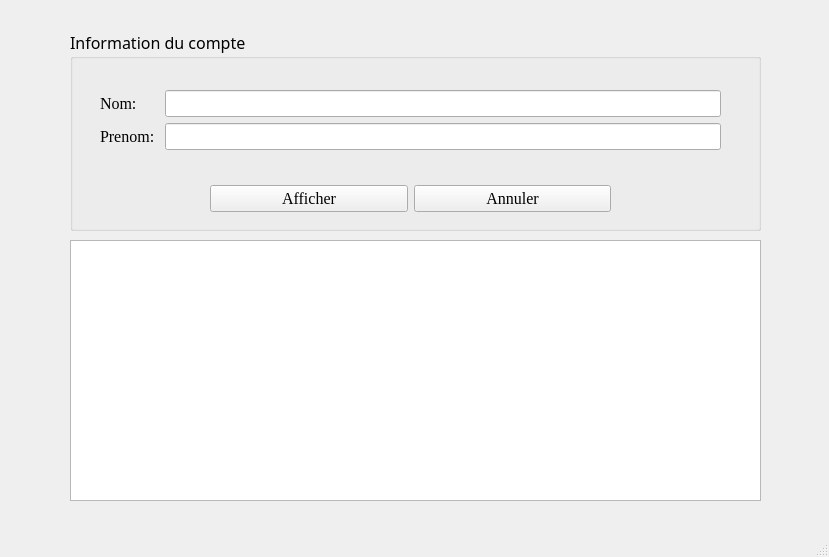
<?xml version="1.0" encoding="UTF-8"?>
<ui version="4.0">
 <class>WinAdminShowUser</class>
 <widget class="QMainWindow" name="WinAdminShowUser">
  <property name="geometry">
   <rect>
    <x>0</x>
    <y>0</y>
    <width>829</width>
    <height>557</height>
   </rect>
  </property>
  <property name="windowTitle">
   <string>MainWindow</string>
  </property>
  <widget class="QWidget" name="centralwidget">
   <widget class="QGroupBox" name="groupBox">
    <property name="geometry">
     <rect>
      <x>70</x>
      <y>30</y>
      <width>691</width>
      <height>201</height>
     </rect>
    </property>
    <property name="font">
     <font>
      <family>Algerian</family>
      <pointsize>12</pointsize>
     </font>
    </property>
    <property name="title">
     <string>Information du compte</string>
    </property>
    <widget class="QWidget" name="formLayoutWidget">
     <property name="geometry">
      <rect>
       <x>30</x>
       <y>60</y>
       <width>621</width>
       <height>81</height>
      </rect>
     </property>
     <layout class="QFormLayout" name="formLayout">
      <item row="0" column="0">
       <widget class="QLabel" name="label">
        <property name="font">
         <font>
          <family>Times New Roman</family>
          <pointsize>12</pointsize>
         </font>
        </property>
        <property name="text">
         <string>Nom: </string>
        </property>
       </widget>
      </item>
      <item row="0" column="1">
       <widget class="QLineEdit" name="lineEditNom">
        <property name="font">
         <font>
          <family>Times New Roman</family>
          <pointsize>12</pointsize>
         </font>
        </property>
       </widget>
      </item>
      <item row="1" column="0">
       <widget class="QLabel" name="label_2">
        <property name="font">
         <font>
          <family>Times New Roman</family>
          <pointsize>12</pointsize>
         </font>
        </property>
        <property name="text">
         <string>Prenom: </string>
        </property>
       </widget>
      </item>
      <item row="1" column="1">
       <widget class="QLineEdit" name="lineEditPrenom">
        <property name="font">
         <font>
          <family>Times New Roman</family>
          <pointsize>12</pointsize>
         </font>
        </property>
       </widget>
      </item>
     </layout>
    </widget>
    <widget class="QWidget" name="gridLayoutWidget">
     <property name="geometry">
      <rect>
       <x>140</x>
       <y>150</y>
       <width>401</width>
       <height>37</height>
      </rect>
     </property>
     <layout class="QGridLayout" name="gridLayout">
      <item row="0" column="0">
       <widget class="QPushButton" name="pushButtonAfficher">
        <property name="font">
         <font>
          <family>Times New Roman</family>
          <pointsize>12</pointsize>
         </font>
        </property>
        <property name="text">
         <string>Afficher</string>
        </property>
       </widget>
      </item>
      <item row="0" column="1">
       <widget class="QPushButton" name="pushButtonCancel">
        <property name="font">
         <font>
          <family>Times New Roman</family>
          <pointsize>12</pointsize>
         </font>
        </property>
        <property name="text">
         <string>Annuler</string>
        </property>
       </widget>
      </item>
     </layout>
    </widget>
   </widget>
   <widget class="QTableView" name="tableView">
    <property name="geometry">
     <rect>
      <x>70</x>
      <y>240</y>
      <width>691</width>
      <height>261</height>
     </rect>
    </property>
    <property name="font">
     <font>
      <family>Times New Roman</family>
      <pointsize>11</pointsize>
     </font>
    </property>
   </widget>
  </widget>
  <widget class="QMenuBar" name="menubar">
   <property name="geometry">
    <rect>
     <x>0</x>
     <y>0</y>
     <width>829</width>
     <height>28</height>
    </rect>
   </property>
  </widget>
  <widget class="QStatusBar" name="statusbar"/>
 </widget>
 <resources/>
 <connections/>
</ui>
